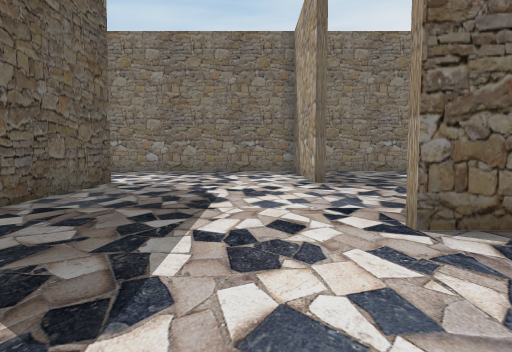
View 1 (above)

24 first-person views from a walk through a 3-D level made in the Unity game engine. The camera is 1.5 m above the floor, tilts 4° down and sees 70° across. The floor is counted in squares, 2 m on a side. Each view is taken from the middle of a square. On the plan, view 1 faces up. The plan holds only what a view shows up to about 11 squares ahead; the rest is blank. The place goes on beyond the plan. The player character is not drawn. Some animated figures are not drawn.

View 2
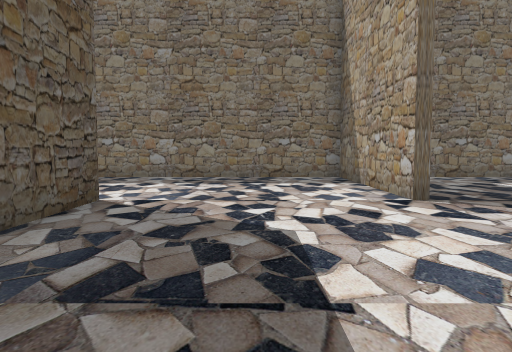

View 3
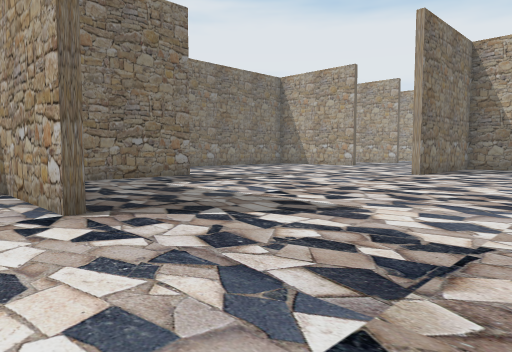

View 4
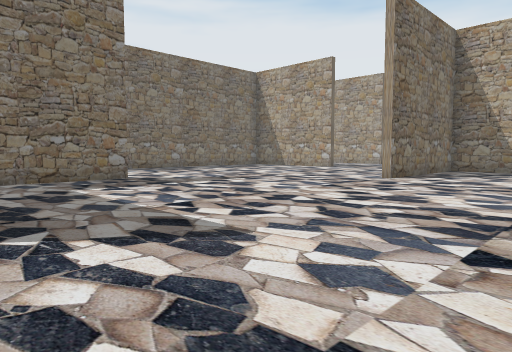

View 5
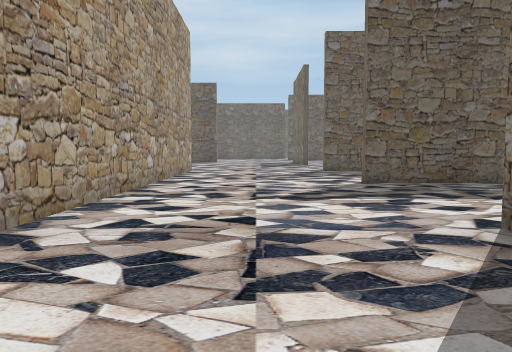

View 6
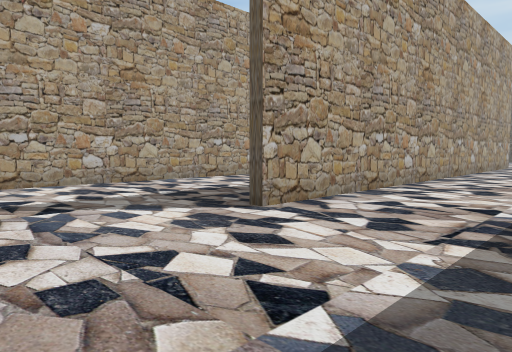

View 7
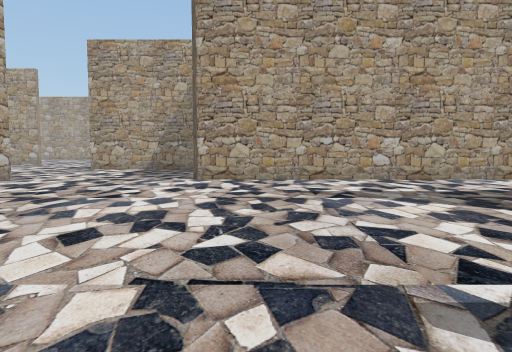

View 8
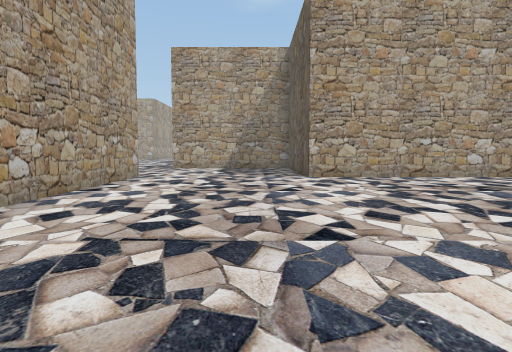

View 9
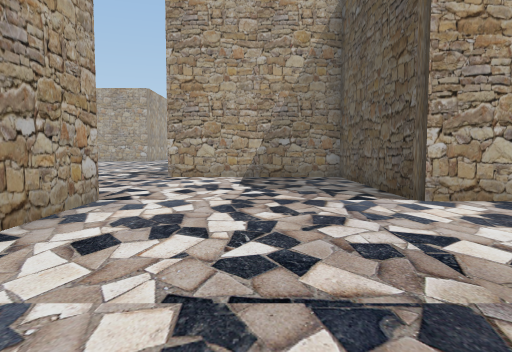

View 10
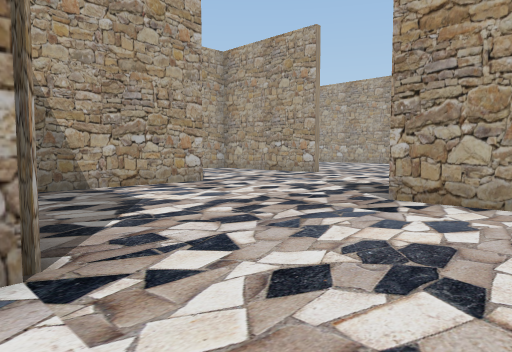

View 11
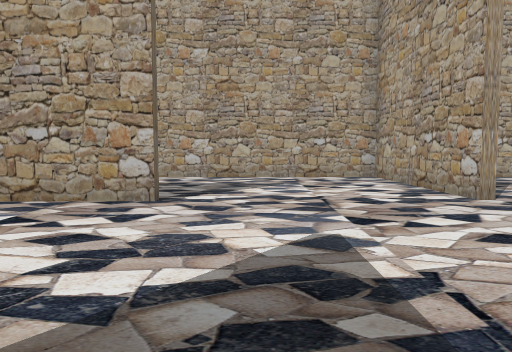

View 12
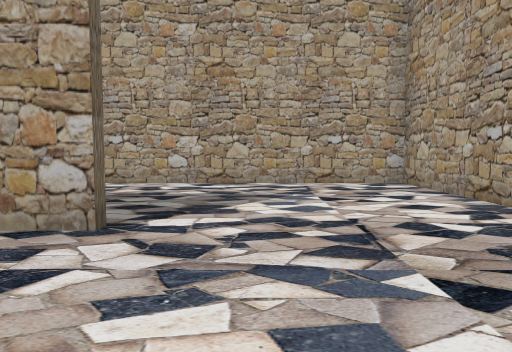

View 13
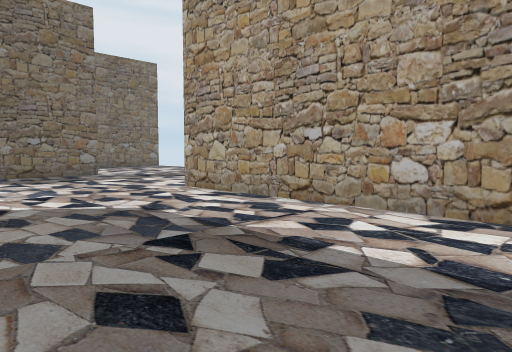

View 14
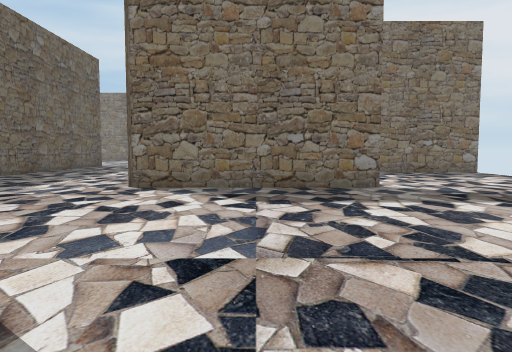

View 15
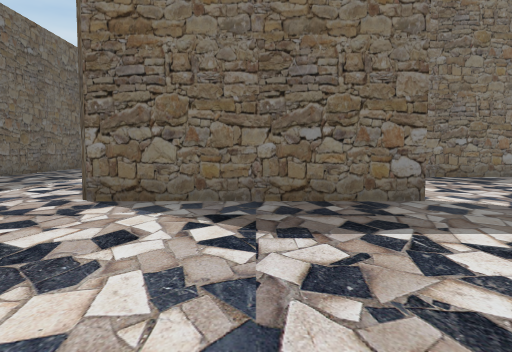

View 16
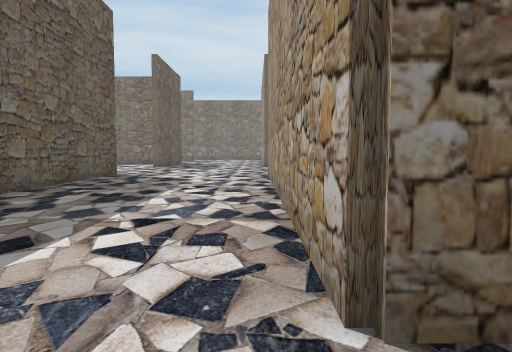

View 17
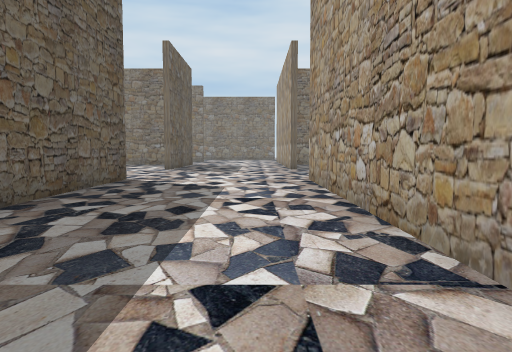

View 18
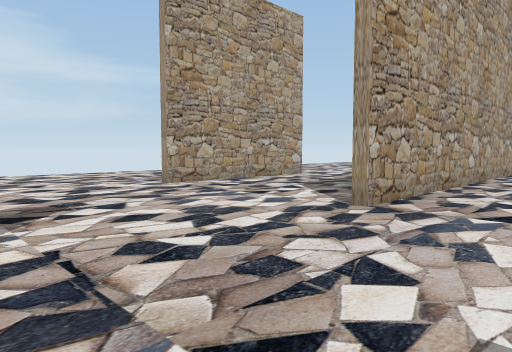

View 19
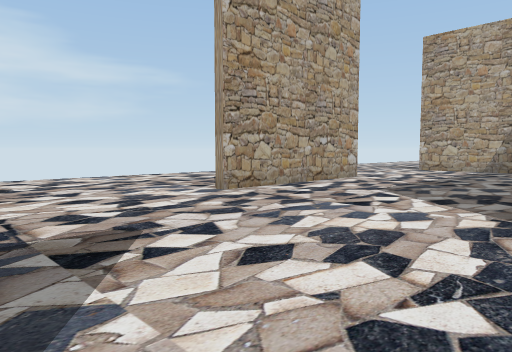

View 20
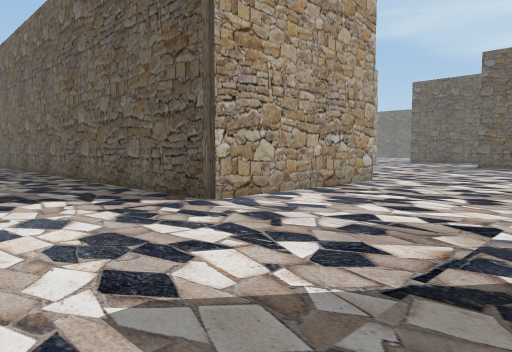

View 21
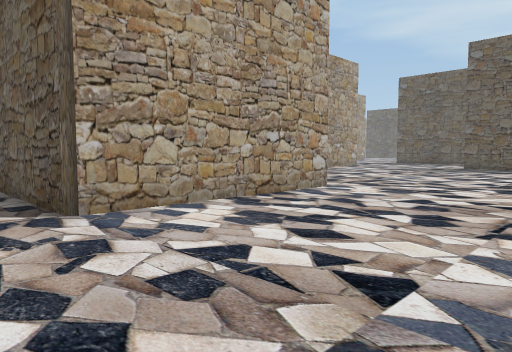

View 22
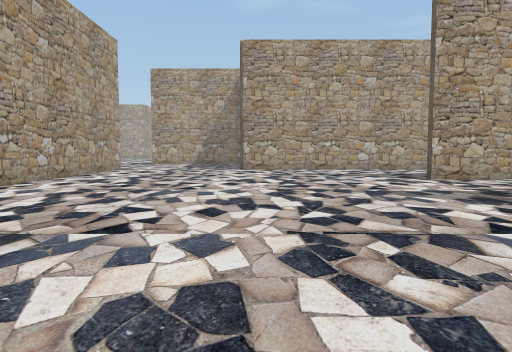

View 23
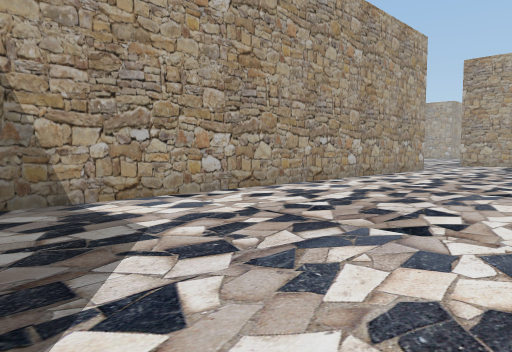

View 24
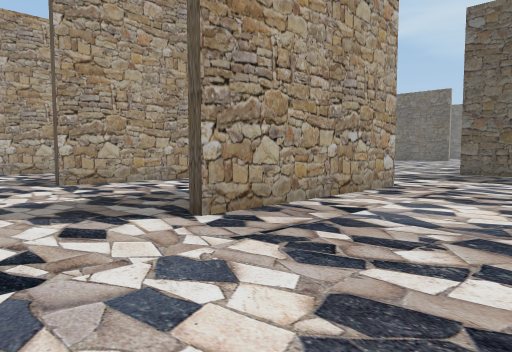

### Floor plan
Points are (right, up) in squares from view 1. A wall is a line through its corners. A room is listed if a view was taken in it or the views show most of it. See-through windows are left out.
Room 1 (views 1, 2, 3, 4, 5, 6, 7, 8, 9, 10, 11, 12, 13, 14, 15, 16, 17, 18, 19, 20, 21, 22, 23, 24)
walls: (16.4, -6.8) (16.4, 7.1); (13.2, 8.5) (11.5, 8.5); (11.4, 8.6) (16.6, 8.6) (16.6, 0.8); (2.8, -6.4) (11.6, -6.4) (11.6, -11.4) (16.5, -11.4); (2.5, 3.4) (1.5, 3.4); (21.4, -11.6) (21.4, -7.8); (1.5, 3.6) (6.5, 3.6); (26.6, -1.6) (21.4, -1.6) (21.4, 8.5); (26.4, 3.5) (26.4, 8.5); (1.4, 8.4) (1.4, 13.4) (-5.5, 13.4); (6.6, 13.4) (3.4, 13.4); (21.5, -16.4) (26.4, -16.4) (26.4, -6.5); (-6, -1.4) (6.5, -1.4); (31.4, 3.4) (28.8, 3.4); (-3.4, 8.5) (-3.4, 3.5)

Where each view was taken, in squares from view 1:
view 1: 0 up, 0 right, facing up
view 2: 3 up, 1 left, facing up
view 3: 4 up, 0 right, facing up-right
view 4: 4 up, 2 right, facing up-right
view 5: 1 up, 5 right, facing left
view 6: 2 up, 10 right, facing down-left
view 7: 3 up, 10 right, facing down
view 8: 4 up, 13 right, facing down
view 9: 1 down, 14 right, facing down
view 10: 6 down, 14 right, facing down-right
view 11: 13 down, 16 right, facing right
view 12: 13 down, 18 right, facing right
view 13: 13 down, 22 right, facing up-right
view 14: 9 down, 24 right, facing up
view 15: 7 down, 24 right, facing up
view 16: 3 down, 21 right, facing up
view 17: 1 down, 20 right, facing up
view 18: 13 up, 19 right, facing down-right
view 19: 13 up, 21 right, facing down-right
view 20: 13 up, 20 right, facing down-left
view 21: 13 up, 18 right, facing down-left
view 22: 8 up, 11 right, facing down
view 23: 8 up, 11 right, facing down-right
view 24: 7 up, 9 right, facing down-left
